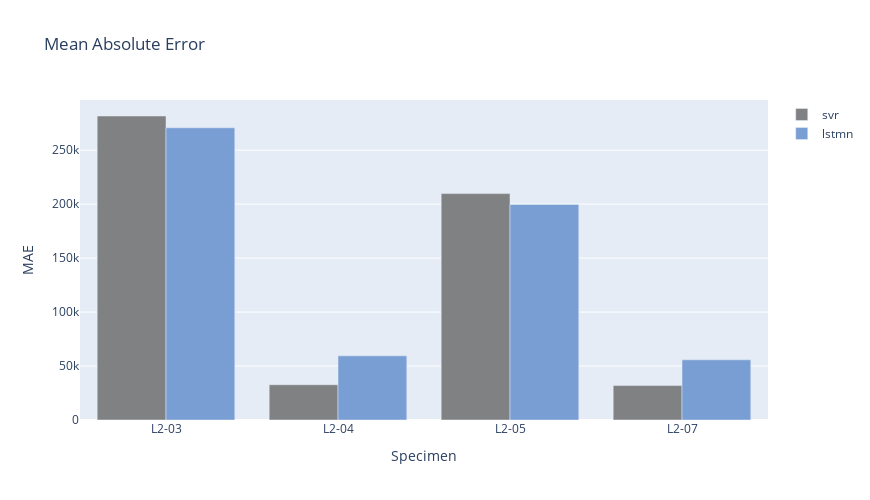

The notebook cell this image was saved under:
### Code cell
from utils.figures import plot_metric
fig = plot_metric(mae,['svr','lstmn'], test_specimens)
layout = {'width':870, 'height':500}
fig.update_layout(layout)
fig.show()

### Figure 1 — Plotly figure (JSON) as saved in the notebook; plotly's stock layout.template omitted (floating-point values rounded to 4 significant figures)
{"data": [{"hovertemplate": "%{y:,.0f}", "marker": {"color": "#808183"}, "name": "svr", "type": "bar", "x": ["L2-03", "L2-04", "L2-05", "L2-07"], "y": [281700.0, 32670.0, 209800.0, 31900.0]}, {"hovertemplate": "%{y:,.0f}", "marker": {"color": "#799ed3"}, "name": "lstmn", "type": "bar", "x": ["L2-03", "L2-04", "L2-05", "L2-07"], "y": [270800.0, 59470.0, 199700.0, 55780.0]}], "layout": {"barmode": "group", "height": 500, "title": {"text": "Mean Absolute Error"}, "uniformtext": {"minsize": 8, "mode": "hide"}, "width": 870, "xaxis": {"title": {"text": "Specimen"}}, "yaxis": {"tickformat": "", "title": {"text": "MAE"}}}}
